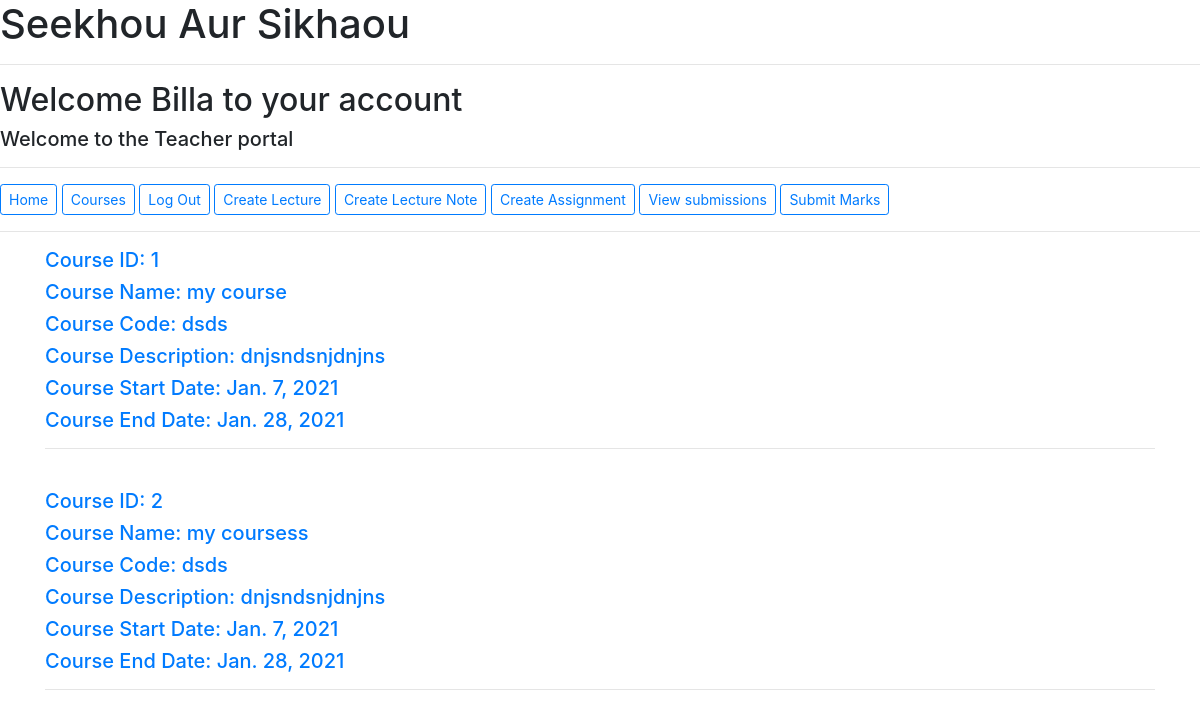
The app's page /learn/courses/ (signed in) with its own data.
### learn/models.py (models this page shows, shortened)
class User(AbstractUser):
    TYPE_OPTIONS = [
        ('STUDENT', 'Student'),
        ('TEACHER', 'Teacher'),
        ('PARENT', 'Parent'),
        ('ADMIN', 'Admin')
    ]
    GRADE_OPTIONS = [
        ('GRADE5','Grade 5'),
        ('GRADE6','Grade 6'),
        ('GRADE7','Grade 7'),
        ('GRADE8','Grade 8'),
        ('GRADE9','Grade 9'),
        ('GRADE10','Grade 10'),
        ('GRADE11','Grade 11'),
        ('GRADE12','Grade 12'),
        ('GRADE13','Grade 13'),
    ]
    GENDER_OPTIONS = [
        ('MALE','Male'),
        ('FEMALE','Female'),
    ]
    grade_level = models.CharField(max_length=7, choices=GRADE_OPTIONS, blank=True, default='GRADE5')
    type = models.CharField(max_length=7, choices=TYPE_OPTIONS, default='STUDENT', blank=True)
    parent = models.ForeignKey('self', on_delete=models.CASCADE, null=True, blank=True, related_name="users")
    gender = models.CharField(max_length=6, choices=GENDER_OPTIONS, null=True, blank=True, default='MALE')
    age = models.IntegerField(null=True, blank=True, validators=[MinValueValidator(7), MaxValueValidator(100)])
    is_teacher = models.BooleanField(_('Check box if the user is a teacher'), default = False)
    is_student = models.BooleanField(_('Check box if the user is a student'), default = False)

class Course(models.Model):
    name = models.CharField(max_length = 150)
    code = models.CharField(max_length = 100)
    description = models.TextField()
    start_date = models.DateField()
    end_date = models.DateField()
    Status = models.BooleanField(_('Course active or not'), default = True)
    date_created = models.DateTimeField(default = timezone.now)

### learn/views.py (the view)
# urls.py: path("courses/", views.courses, name="courses"),
@login_required(login_url='login')
def courses(request):
    Courses_objects = Course.objects.filter(Status=True)
    print(type(Courses_objects))
    return render(request, "learn/sections.html", {
        "courses": Courses_objects
    })

### learn/templates/learn/sections.html (shortened to what this page needs)
{% extends "learn/layout.html" %}
{% block body %}
{% for item in courses %}
    <a href="{% url 'sections' item.id %}">
        <h5>Course ID: {{item.id}}</h5>
        <h5>Course Name: {{item.name}}</h5>
        <h5>Course Code: {{item.code}}</h5>
        <h5>Course Description: {{item.description}}</h5>
        <h5>Course Start Date: {{item.start_date}}</h5>
        <h5>Course End Date: {{item.end_date}}</h5>
    </a>
    <hr>
    <br>
{% endfor %}
{% endblock %}

### learn/templates/learn/layout.html (shortened to what this page needs)
{% load static %}
<!DOCTYPE html>
<html lang="en">
    <head>
        <link rel="stylesheet" href="https://stackpath.bootstrapcdn.com/bootstrap/4.4.1/css/bootstrap.min.css">
        <link rel="stylesheet" href="{% static 'learn/main.css' %}">
    </head>
    <body>
    <body>
            <h1>Seekhou Aur Sikhaou</h1>
            <hr>
        {% if user.is_authenticated %}
        <h2>Welcome {{ request.user.first_name }} to your account</h2>
        <h5>Welcome to the {{request.user.type.title}} portal</h5>
        {% endif %}
        <hr>
    {% if user.is_authenticated and not user.is_staff %}
    <a class="btn btn-sm btn-outline-primary" href="{% url 'index' %}">Home</a>
    <a class="btn btn-sm btn-outline-primary" href="{% url 'courses' %}">Courses</a>
    <a class="btn btn-sm btn-outline-primary" href="{% url 'logout' %}">Log Out</a>
    {% endif %}
    {% if user.is_authenticated and user.is_teacher %}
    <a class="btn btn-sm btn-outline-primary" href="{% url 'create_lecture' %}">Create Lecture</a>
    <a class="btn btn-sm btn-outline-primary" href="{% url 'create_lecturenote' %}">Create Lecture Note</a>
    <a class="btn btn-sm btn-outline-primary" href="{% url 'create_assignment' %}">Create Assignment</a>
    <a class="btn btn-sm btn-outline-primary" href="{% url 'view_submission' %}">View submissions</a>
    <a class="btn btn-sm btn-outline-primary" href="{% url 'create_mark' %}">Submit Marks</a>
    {% endif %}
    <hr>
        <div class="container">
            {% block body %}
            {% endblock %}
        </div>
    </body>
</html>

### records on screen
User: user.first_name "Billa", user.type "Teacher"
Course: id "1", name "my course", code "dsds", description "dnjsndsnjdnjns", start_date "Jan. 7, 2021", end_date "Jan. 28, 2021"
Course: id "2", name "my coursess", code "dsds", description "dnjsndsnjdnjns", start_date "Jan. 7, 2021", end_date "Jan. 28, 2021"
